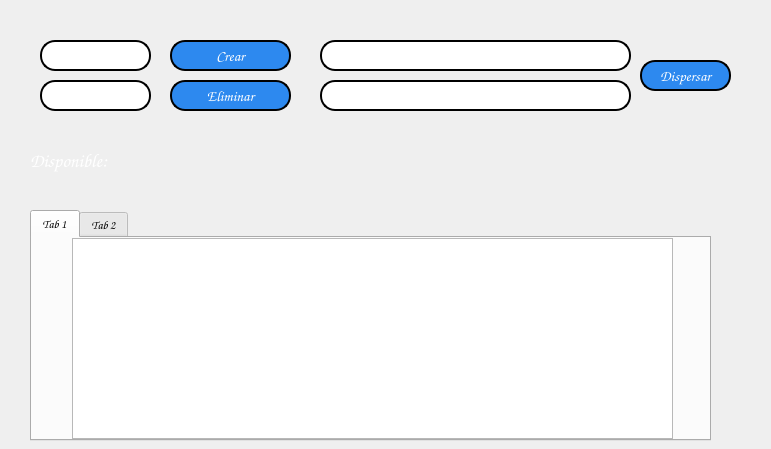
<?xml version="1.0" encoding="UTF-8"?>
<ui version="4.0">
 <class>MainWindow</class>
 <widget class="QMainWindow" name="MainWindow">
  <property name="enabled">
   <bool>true</bool>
  </property>
  <property name="geometry">
   <rect>
    <x>0</x>
    <y>0</y>
    <width>771</width>
    <height>449</height>
   </rect>
  </property>
  <property name="windowTitle">
   <string>MainWindow</string>
  </property>
  <property name="autoFillBackground">
   <bool>false</bool>
  </property>
  <property name="styleSheet">
   <string notr="true">*{

	 background-image: url(:/image/imagenes/456.jpg);
	 font-family: 	Comic Sans MS;
}

QLabel{
	color:white;

}

QPushButton{
   background:#2d89ef;
   color: white;
   border: 2px solid;
   border-radius:15px;
   font-size:15px;		
}

QLineEdit{
  background:white;
  color:black;	
  border: 2px solid;
  border-radius:15px;	
  font-size:13px;
}

QWidget#contenedor{
	border:transparent;
}

QTableView {
    color: white;
    font-size:15px;
}


QHeaderView{
  qproperty-defaultAlignment: AlignHCenter;
  background: rgb(59, 89, 213);
 font-weight: bold;
}



</string>
  </property>
  <property name="animated">
   <bool>false</bool>
  </property>
  <widget class="QWidget" name="centralwidget">
   <property name="styleSheet">
    <string notr="true"/>
   </property>
   <widget class="QPushButton" name="boton_dispersar">
    <property name="geometry">
     <rect>
      <x>640</x>
      <y>60</y>
      <width>91</width>
      <height>31</height>
     </rect>
    </property>
    <property name="text">
     <string>Dispersar</string>
    </property>
   </widget>
   <widget class="QLineEdit" name="text_ingresar">
    <property name="geometry">
     <rect>
      <x>320</x>
      <y>40</y>
      <width>311</width>
      <height>31</height>
     </rect>
    </property>
   </widget>
   <widget class="QWidget" name="contenedor" native="true">
    <property name="geometry">
     <rect>
      <x>30</x>
      <y>210</y>
      <width>681</width>
      <height>231</height>
     </rect>
    </property>
    <widget class="QTabWidget" name="tabWidget">
     <property name="geometry">
      <rect>
       <x>0</x>
       <y>0</y>
       <width>681</width>
       <height>231</height>
      </rect>
     </property>
     <property name="currentIndex">
      <number>0</number>
     </property>
     <widget class="QWidget" name="tab">
      <attribute name="title">
       <string>Tab 1</string>
      </attribute>
      <widget class="QTableWidget" name="TablaGcursor">
       <property name="geometry">
        <rect>
         <x>40</x>
         <y>0</y>
         <width>601</width>
         <height>201</height>
        </rect>
       </property>
      </widget>
     </widget>
     <widget class="QWidget" name="tab_2">
      <attribute name="title">
       <string>Tab 2</string>
      </attribute>
      <widget class="QTableWidget" name="TablaCursor">
       <property name="geometry">
        <rect>
         <x>0</x>
         <y>0</y>
         <width>681</width>
         <height>201</height>
        </rect>
       </property>
       <attribute name="horizontalHeaderVisible">
        <bool>false</bool>
       </attribute>
      </widget>
     </widget>
    </widget>
   </widget>
   <widget class="QPushButton" name="boton_eliminar">
    <property name="geometry">
     <rect>
      <x>170</x>
      <y>80</y>
      <width>121</width>
      <height>31</height>
     </rect>
    </property>
    <property name="text">
     <string>Eliminar</string>
    </property>
   </widget>
   <widget class="QLineEdit" name="text_ingresar_2">
    <property name="geometry">
     <rect>
      <x>320</x>
      <y>80</y>
      <width>311</width>
      <height>31</height>
     </rect>
    </property>
   </widget>
   <widget class="QLineEdit" name="text_ingresar_3">
    <property name="geometry">
     <rect>
      <x>40</x>
      <y>80</y>
      <width>111</width>
      <height>31</height>
     </rect>
    </property>
   </widget>
   <widget class="QLineEdit" name="text_crear">
    <property name="geometry">
     <rect>
      <x>40</x>
      <y>40</y>
      <width>111</width>
      <height>31</height>
     </rect>
    </property>
   </widget>
   <widget class="QPushButton" name="boton_crear">
    <property name="geometry">
     <rect>
      <x>170</x>
      <y>40</y>
      <width>121</width>
      <height>31</height>
     </rect>
    </property>
    <property name="text">
     <string>Crear</string>
    </property>
   </widget>
   <widget class="QLabel" name="label">
    <property name="geometry">
     <rect>
      <x>30</x>
      <y>140</y>
      <width>161</width>
      <height>41</height>
     </rect>
    </property>
    <property name="font">
     <font>
      <family>Comic Sans MS</family>
      <pointsize>14</pointsize>
     </font>
    </property>
    <property name="text">
     <string>Disponible:</string>
    </property>
   </widget>
  </widget>
 </widget>
 <resources>
  <include location="source.qrc"/>
 </resources>
 <connections/>
</ui>
